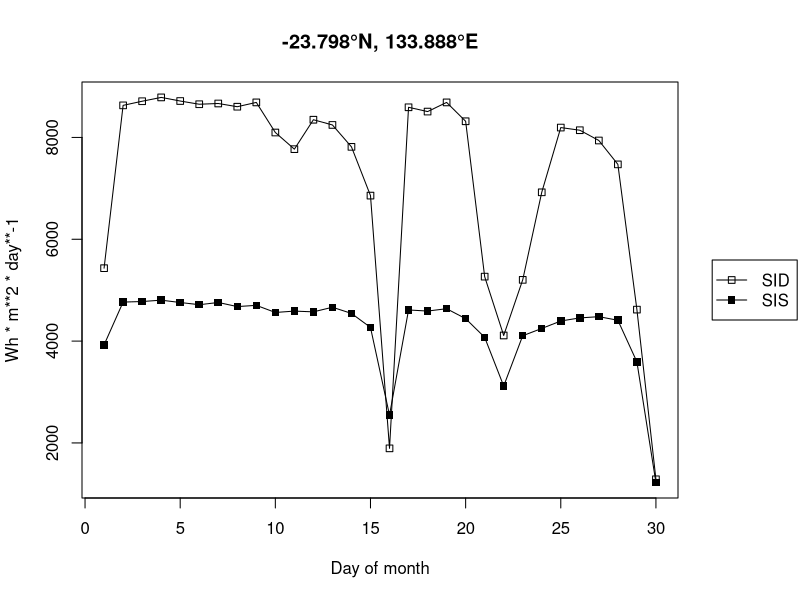
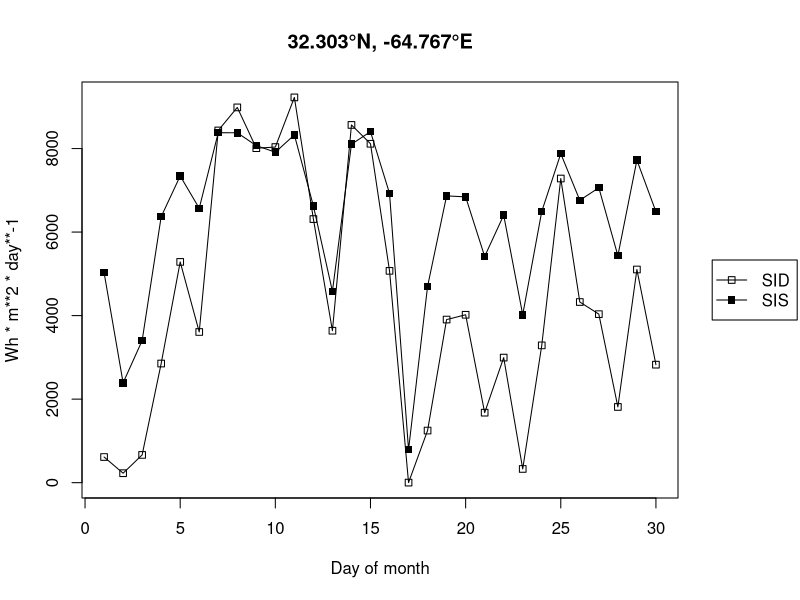
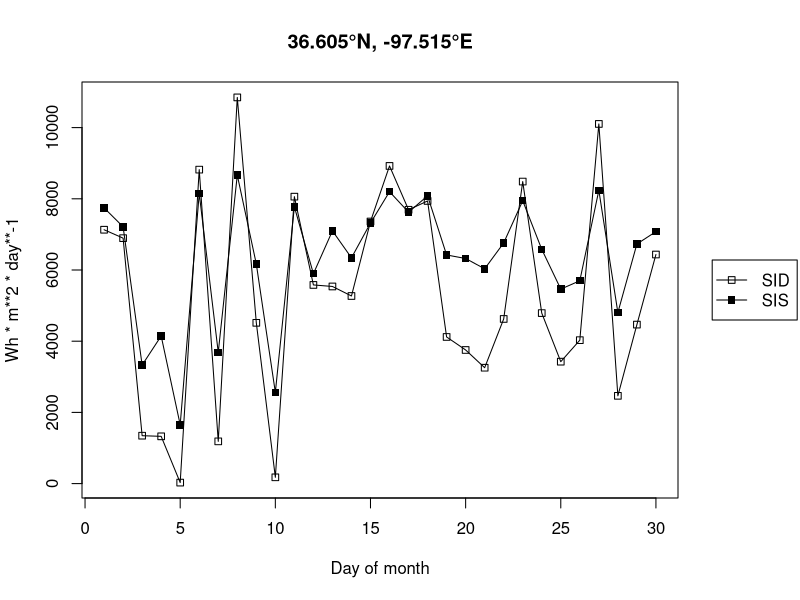
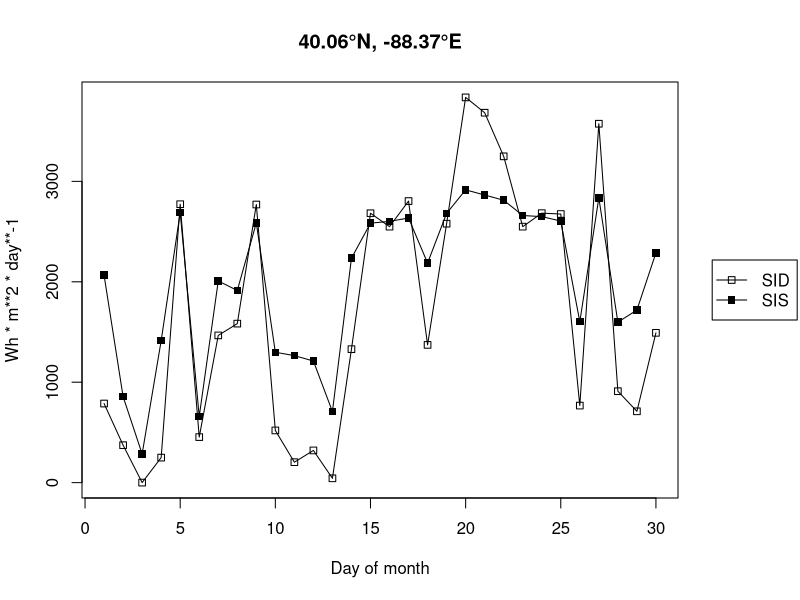
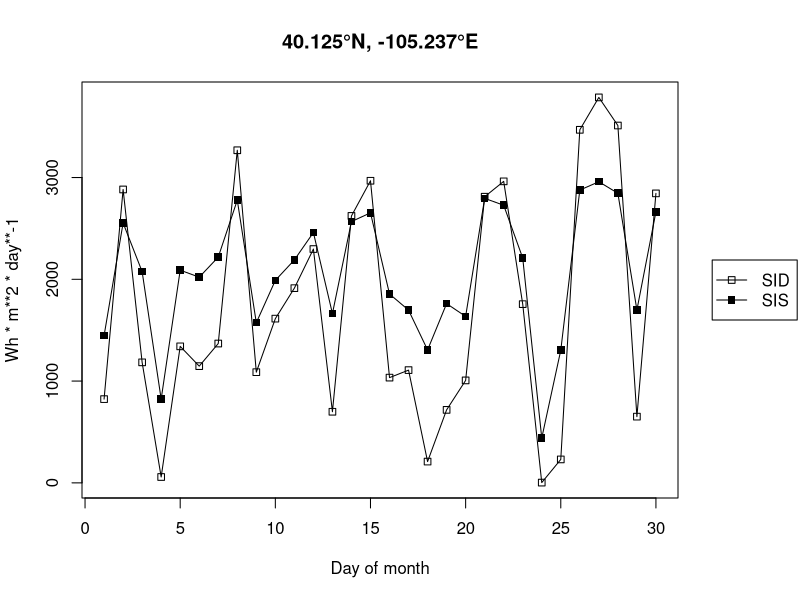
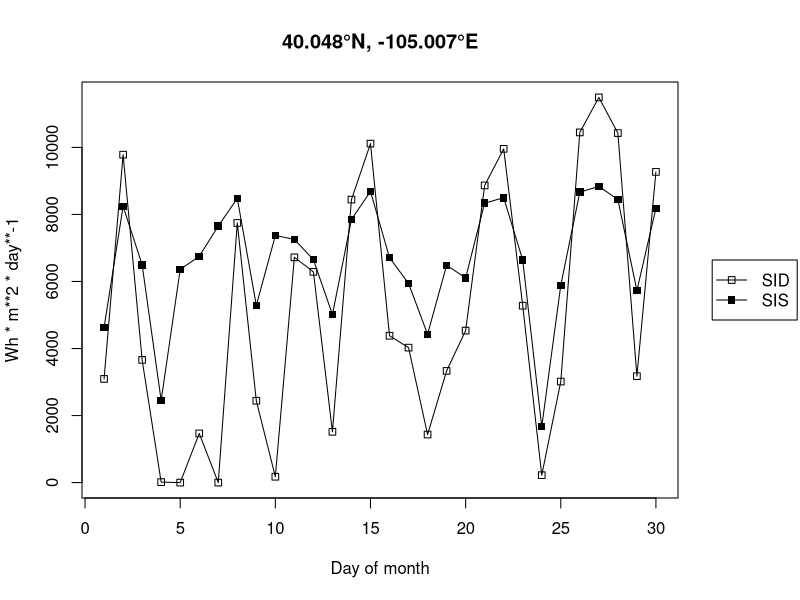
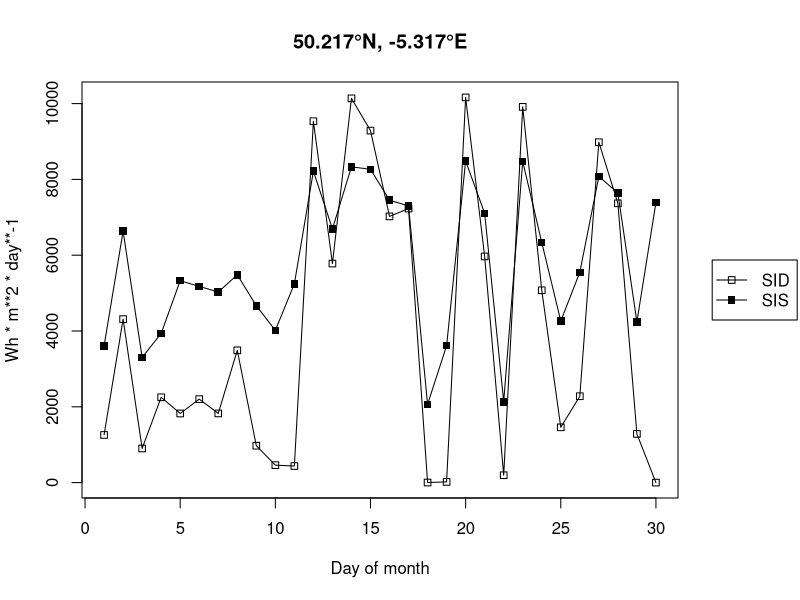
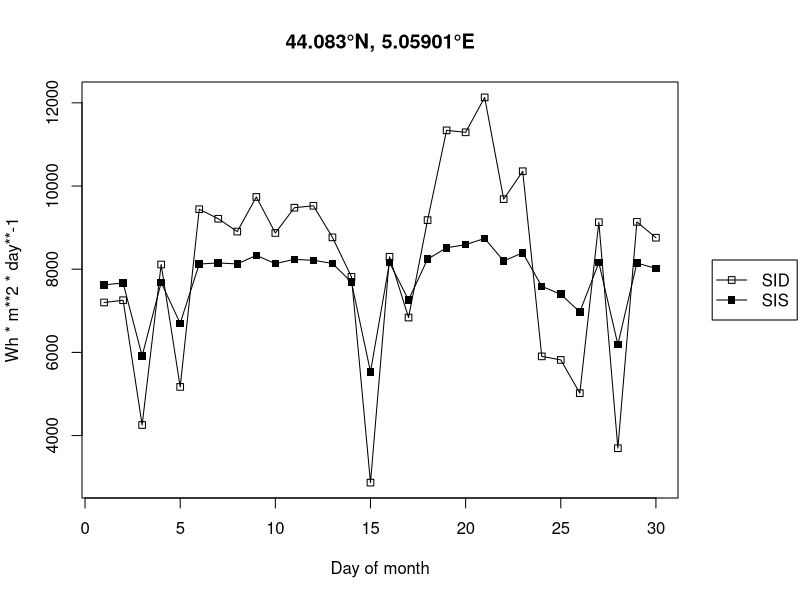

Generate these figures, in order, with R:
setwd("/home/lee/Dropbox/master/Diagramme/")
bsrn <- read.csv("bsrn.csv", header=T)
# Keep only wanted columns
bsrn <- bsrn[2:6]

ExportStationGraph <- function(station) {
  # Exports a station graph as a PNG
  #
  # Args: 
  #   dataframe: The data frame to be used (30 rows)
  
  # Plot SIS & SID
  station.coordinates <- 
    paste(station$lat[1], "°N, ", station$lon[1], "°E", sep="")
  png(paste(station$lat[1], station$lon[1], ".png"))
  # Expand plot to make room for legend
  par(mar=par()$mar + c(0, 0, 0, +4), xpd=T)
  # Find upper limit
  highest.value <- max(c(max(station$sis), max(station$sid)))
  lowest.value <- min(c(min(station$sis), min(station$sid)))
  # Make plot
  plot(station$sis, 
       ylim=c(lowest.value, highest.value), 
       type='o', 
       pch=15, 
       xlab="Day of month", 
       ylab="Wh * m**2 * day**-1", 
       main=station.coordinates)
  legend("right", 
         inset=c(-0.2, 0), 
         legend=c("SID", "SIS"), 
         pch=c(22, 15), 
         lty=c(1))
  lines(station$sid, type='o', pch=22)
  dev.off()
}

stations <- length(bsrn[,1]) / 30
for (station in 1:stations) {
  first.row <- station * 30 - 29
  last.row <- station * 30
  station <- bsrn[first.row:last.row,]
  ExportStationGraph(station)
}
